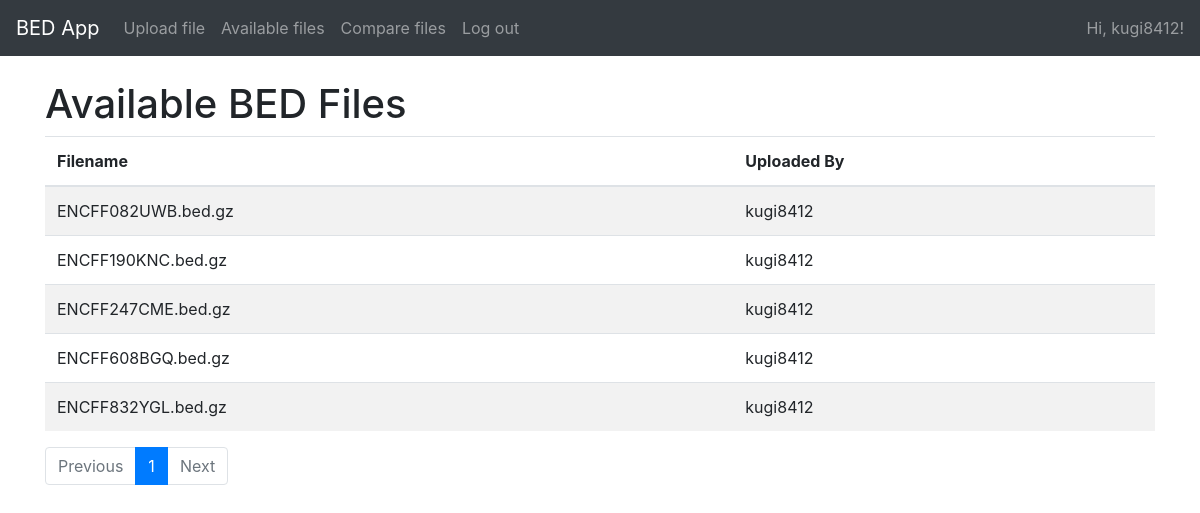
The page /files (signed in) on the database its author committed.
### models.py (models this page shows, shortened)
class User(UserMixin, db.Model):
    __tablename__ = 'user'
    id = db.Column(db.Integer, primary_key=True)
    username = db.Column(db.String(80), unique=True, nullable=False)
    password_hash = db.Column(db.String(128), nullable=False)
    is_admin = db.Column(db.Boolean, default=False)

class BedFile(db.Model):
    __tablename__ = 'bed_file'
    id = db.Column(db.Integer, primary_key=True)
    filename = db.Column(db.String(200), nullable=False, unique=True)
    filepath = db.Column(db.String(300), nullable=False)
    total_length = db.Column(db.Integer, nullable=False, default=0)
    fingerprint = db.Column(db.Text, nullable=True)
    uploaded_by = db.Column(db.Integer, db.ForeignKey('user.id'), nullable=True)
    user = db.relationship('User', backref=db.backref('bedfiles', lazy=True))

### app.py (the view)
@app.route('/files')
@login_required
def file_list():
    page = request.args.get('page', 1, type=int)
    pagination = BedFile.query.paginate(page=page, per_page=5)
    return render_template('file_list.html', files=pagination.items, pagination=pagination)

### app.py (called while the page is built)
@login_manager.user_loader
def load_user(user_id):
    return db.session.get(User, int(user_id))

@app.before_request
def setup():
    db.create_all()

### templates/file_list.html (shortened to what this page needs)
{% extends "base.html" %}
{% block content %}
<h1>Available BED Files</h1>
<table class="table table-striped">
  <thead>
    <tr>
      <th>Filename</th>
      <th>Uploaded By</th>
    </tr>
  </thead>
  <tbody>
    {% for f in files %}
    <tr>
      <td>{{ f.filename }}</td>
      <td>{% if f.user %}{{ f.user.username }}{% else %}Anonymous{% endif %}</td>
    </tr>
    {% endfor %}
  </tbody>
</table>
<nav aria-label="Page navigation">
  <ul class="pagination">
    {% if pagination.has_prev %}
      <li class="page-item">
        <a class="page-link" href="{{ url_for('file_list', page=pagination.prev_num) }}">Previous</a>
      </li>
    {% else %}
      <li class="page-item disabled"><span class="page-link">Previous</span></li>
    {% endif %}
    {% for page_num in pagination.iter_pages() %}
      {% if page_num %}
        {% if page_num == pagination.page %}
          <li class="page-item active"><span class="page-link">{{ page_num }}</span></li>
        {% else %}
          <li class="page-item"><a class="page-link" href="{{ url_for('file_list', page=page_num) }}">{{ page_num }}</a></li>
        {% endif %}
      {% else %}
        <li class="page-item disabled"><span class="page-link">…</span></li>
      {% endif %}
    {% endfor %}
    {% if pagination.has_next %}
      <li class="page-item">
        <a class="page-link" href="{{ url_for('file_list', page=pagination.next_num) }}">Next</a>
      </li>
    {% else %}
      <li class="page-item disabled"><span class="page-link">Next</span></li>
    {% endif %}
  </ul>
</nav>
{% endblock %}

### templates/base.html (shortened to what this page needs)
<!DOCTYPE html>
<html>
<head>
    <link rel="stylesheet" href="https://stackpath.bootstrapcdn.com/bootstrap/4.5.2/css/bootstrap.min.css">
    <link rel="stylesheet" href="https://cdn.jsdelivr.net/npm/bootstrap-icons@1.8.1/font/bootstrap-icons.css">
</head>
<body>
<nav class="navbar navbar-expand-lg navbar-dark bg-dark fixed-top">
  <a class="navbar-brand" href="/">BED App</a>
  <div class="collapse navbar-collapse">
    <ul class="navbar-nav mr-auto">
      {% if current_user.is_authenticated %}
      <li class="nav-item"><a class="nav-link" href="{{ url_for('upload') }}">Upload file</a></li>
      <li class="nav-item"><a class="nav-link" href="{{ url_for('file_list') }}">Available files</a></li>
      <li class="nav-item"><a class="nav-link" href="{{ url_for('compare') }}">Compare files</a></li>
      <li class="nav-item"><a class="nav-link" href="{{ url_for('logout') }}">Log out</a></li>
      {% else %}
      <li class="nav-item"><a class="nav-link" href="{{ url_for('login') }}">Log in</a></li>
      <li class="nav-item"><a class="nav-link" href="{{ url_for('register') }}">Register</a></li>
      {% endif %}
    </ul>
    {% if current_user.is_authenticated %}
      <span class="navbar-text">Hi, {{ current_user.username }}!</span>
    {% endif %}
  </div>
</nav>
<div class="container">
    {% block content %}{% endblock %}
</div>
</body>
</html>

### templates/base.html (style rules this page uses)
body { padding-top: 80px; }

### rows shown on the page
User: username "kugi8412"
BedFile: filename "ENCFF082UWB.bed.gz", user.username "kugi8412"
BedFile: filename "ENCFF190KNC.bed.gz", user.username "kugi8412"
BedFile: filename "ENCFF247CME.bed.gz", user.username "kugi8412"
BedFile: filename "ENCFF608BGQ.bed.gz", user.username "kugi8412"
BedFile: filename "ENCFF832YGL.bed.gz", user.username "kugi8412"

### other values the page prints
{{ page_num }} "1"
